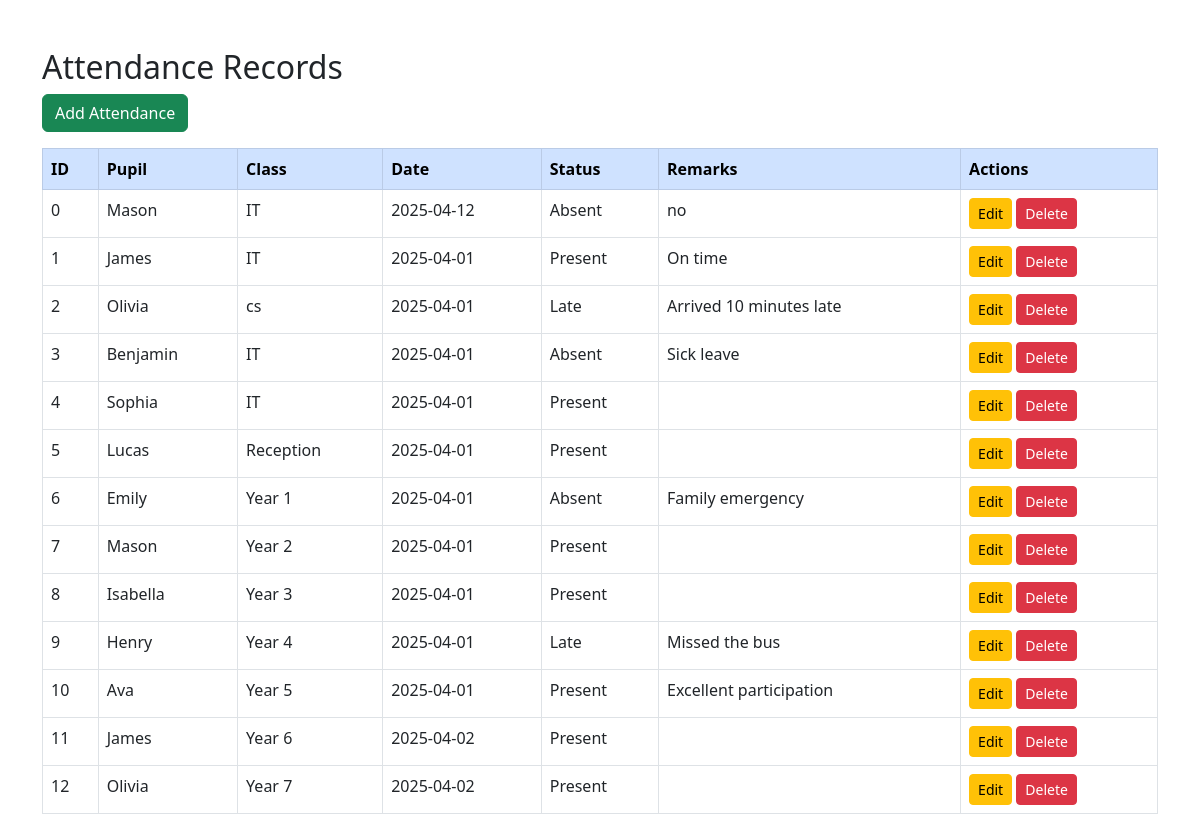
Screenshot of /attendance.php with the database file from the repository.
### tables this page shows
CREATE TABLE `attendance` (
  `Attendance_id` int(11) NOT NULL,
  `Pupil_ID` int(11) DEFAULT NULL,
  `Class_ID` int(11) DEFAULT NULL,
  `Date` date DEFAULT NULL,
  `Status` varchar(10) DEFAULT NULL,
  `Remarks` text DEFAULT NULL
);

CREATE TABLE `pupils` (
  `Pupil_id` int(11) NOT NULL,
  `First_name` varchar(50) DEFAULT NULL,
  `Last_name` varchar(50) DEFAULT NULL,
  `Date_of_Birth` date DEFAULT NULL,
  `Gender` varchar(10) DEFAULT NULL,
  `Address` varchar(100) DEFAULT NULL,
  `Medical_History` varchar(100) DEFAULT NULL,
  `Admission_Date` date DEFAULT NULL,
  `Class_id` int(11) DEFAULT NULL
);

CREATE TABLE `class` (
  `Class_id` int(11) NOT NULL,
  `Name` varchar(50) DEFAULT NULL,
  `Capacity` int(11) DEFAULT NULL,
  `Classroom_Number` int(11) DEFAULT NULL,
  `Class_Timetable` date DEFAULT NULL,
  `Class_Start_Date` date DEFAULT NULL,
  `Class_End_Date` date DEFAULT NULL,
  `Teacher_id` int(11) DEFAULT NULL
);

### attendance.php (the view, shortened to what this page needs)
<?php include 'db.php'; ?>
<!DOCTYPE html>
<html lang="en">
<head>
  <link href="https://cdn.jsdelivr.net/npm/bootstrap@5.3.0/dist/css/bootstrap.min.css" rel="stylesheet">
</head>
<body>
<div class="container mt-5">
  <h2>Attendance Records</h2>
  <a href="add_attendance.php" class="btn btn-success mb-3">Add Attendance</a>
  <table class="table table-bordered">
    <thead class="table-primary">
      <tr>
        <th>ID</th>
        <th>Pupil</th>
        <th>Class</th>
        <th>Date</th>
        <th>Status</th>
        <th>Remarks</th>
        <th>Actions</th>
      </tr>
    </thead>
    <tbody>
      <?php
      $sql = "SELECT a.*, p.First_name AS pupil, c.Name AS class
              FROM attendance a
              JOIN pupils p ON a.Pupil_ID = p.Pupil_id
              JOIN class c ON a.Class_ID = c.Class_id";
      $result = $conn->query($sql);
      while ($row = $result->fetch_assoc()):
      ?>
      <tr>
        <td><?= $row['Attendance_id'] ?></td>
        <td><?= $row['pupil'] ?></td>
        <td><?= $row['class'] ?></td>
        <td><?= $row['Date'] ?></td>
        <td><?= $row['Status'] ?></td>
        <td><?= $row['Remarks'] ?></td>
        <td>
          <a href="edit_attendance.php?id=<?= $row['Attendance_id'] ?>" class="btn btn-warning btn-sm">Edit</a>
          <a href="delete_attendance.php?id=<?= $row['Attendance_id'] ?>" class="btn btn-danger btn-sm" onclick="return confirm('Delete this record?')">Delete</a>
        </td>
      </tr>
      <?php endwhile; ?>
    </tbody>
  </table>
</div>
</body>
</html>

### rows the page displays
attendance: Attendance_id "0", Pupil_ID.First_name "Mason", Class_ID.Name "IT", Date "2025-04-12", Status "Absent", Remarks "no"
attendance: Attendance_id "1", Pupil_ID.First_name "James", Class_ID.Name "IT", Date "2025-04-01", Status "Present", Remarks "On time"
attendance: Attendance_id "2", Pupil_ID.First_name "Olivia", Class_ID.Name "cs", Date "2025-04-01", Status "Late", Remarks "Arrived 10 minutes late"
attendance: Attendance_id "3", Pupil_ID.First_name "Benjamin", Class_ID.Name "IT", Date "2025-04-01", Status "Absent", Remarks "Sick leave"
attendance: Attendance_id "4", Pupil_ID.First_name "Sophia", Class_ID.Name "IT", Date "2025-04-01", Status "Present"
attendance: Attendance_id "5", Pupil_ID.First_name "Lucas", Class_ID.Name "Reception", Date "2025-04-01", Status "Present"
attendance: Attendance_id "6", Pupil_ID.First_name "Emily", Class_ID.Name "Year 1", Date "2025-04-01", Status "Absent", Remarks "Family emergency"
attendance: Attendance_id "7", Pupil_ID.First_name "Mason", Class_ID.Name "Year 2", Date "2025-04-01", Status "Present"
attendance: Attendance_id "8", Pupil_ID.First_name "Isabella", Class_ID.Name "Year 3", Date "2025-04-01", Status "Present"
attendance: Attendance_id "9", Pupil_ID.First_name "Henry", Class_ID.Name "Year 4", Date "2025-04-01", Status "Late", Remarks "Missed the bus"
attendance: Attendance_id "10", Pupil_ID.First_name "Ava", Class_ID.Name "Year 5", Date "2025-04-01", Status "Present", Remarks "Excellent participation"
attendance: Attendance_id "11", Pupil_ID.First_name "James", Class_ID.Name "Year 6", Date "2025-04-02", Status "Present"
attendance: Attendance_id "12", Pupil_ID.First_name "Olivia", Class_ID.Name "Year 7", Date "2025-04-02", Status "Present"
